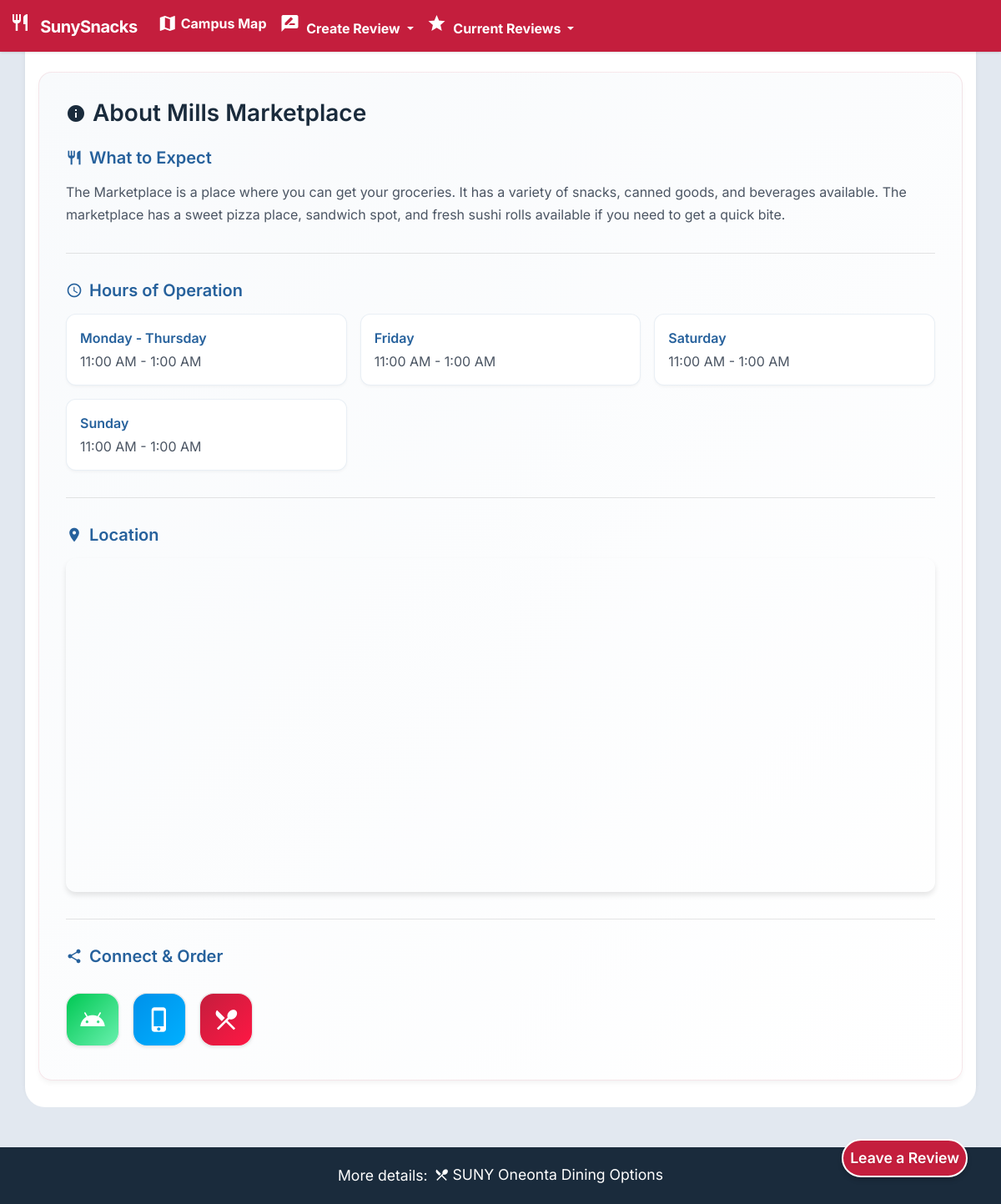
/reviews/2, run on the app's committed database.
### py_src/snacks/db.py (models this page shows)
class Locations(SQLModel, table=True):
    __tablename__ = "Locations"
    location_id: Optional[int] = Field(default=None, primary_key=True)
    name: str = Field(nullable=False)
    description: str
    latitude: float
    longitude: float
    image_filename: str

class LocationHours(SQLModel, table=True):
    id: Optional[int] = Field(default=None, primary_key=True)
    location_id: int = Field(foreign_key="Locations.location_id")
    day_type: str  # 'weekdays', 'friday', 'saturday', 'sunday'
    hours: str

### py_src/snacks/routes.py (the view)
@router.get("/reviews/{location_id}", response_class=HTMLResponse)
async def location_reviews(location_id: int, request: Request, db: Session = Depends(get_session)):
    location = get_location(db, location_id)
    hours = get_location_hours(db, location_id)
    links = get_location_links(db, location_id)
    reviews = get_reviews_for_location(db, location_id)
    location_data = build_location_data(
        location,
        hours,
        links,
        map_url=generate_map_url(location.latitude, location.longitude, location.name),
    )
    nav_locations = get_locations(db)
    return templates.TemplateResponse(
        "reviews.html",
        {
            "request": request,
            "location": location_data,
            "reviews": reviews,
            "locations": nav_locations,
        },
    )

### py_src/templates/reviews.html (shortened to what this page needs)
{% extends 'blog/base_reviews.html' %}
{% block content %}
<button class="btn p-2 mx-2" id="menu" onclick="location.href='/create-review/{{ location.id }}'">
    Leave a Review
</button>
{% endblock %}
{% block place %}{{ location.name }}{% endblock %}
{% block description %}{{ location.description }}{% endblock %}
{% block socials %}
<div class="social-links" role="navigation" aria-label="Download apps and social media links">
    <a href="{{ location.links.getApp.android }}"
       class="app-link google-play"
       target="_blank"
       rel="noopener"
       data-tooltip="Download the GET Mobile app on Android">
        <div class="icon-wrapper">
            <span class="material-icons">android</span>
        </div>
    </a>
    <a href="{{ location.links.getApp.ios }}"
       class="app-link app-store"
       target="_blank"
       rel="noopener"
       data-tooltip="Download the GET Mobile app on iOS">
        <div class="icon-wrapper">
            <span class="material-icons">phone_iphone</span>
        </div>
    </a>
    <a href="{{ location.links.menu }}"
       class="app-link menu"
       target="_blank"
       rel="noopener"
       data-tooltip="View Full Menu & Hours">
        <div class="icon-wrapper">
            <span class="material-icons">restaurant_menu</span>
        </div>
    </a>
</div>
{% endblock %}

### py_src/templates/blog/base_reviews.html (shortened to what this page needs)
<!DOCTYPE html>
<html lang="en">
<head>
  <link href="https://cdn.jsdelivr.net/npm/bootstrap@5.3.3/dist/css/bootstrap.min.css" rel="stylesheet">
  <link rel="stylesheet" href="{{ url_for('static', path='styles/review_page.css') }}">
</head>
<body>
  {% include 'navbar.html' %}
  <div class="container" id="reviews-container">
    <div class="additional-info mt-5" role="complementary">
      <h3 class="section-title">
        <span class="material-icons">info</span>
        About {% block place %}{{ place }}{% endblock %}
      </h3>
      <div class="info-section">
        <h4 class="subsection-title">
          <span class="material-icons">restaurant</span>
          What to Expect
        </h4>
        <div class="info-content">
          {% block description %}{{ description }}{% endblock %}
        </div>
      </div>
      <div class="info-section">
        <h4 class="subsection-title">
          <span class="material-icons">schedule</span>
          Hours of Operation
        </h4>
        <div class="hours-grid">
          {% if location.hours %}
          <div class="hours-card">
            <div class="day-label">Monday - Thursday</div>
            <div class="time-slot">{{ location.hours.weekdays }}</div>
          </div>
          <div class="hours-card">
            <div class="day-label">Friday</div>
            <div class="time-slot">{{ location.hours.friday }}</div>
          </div>
          {% if location.hours.saturday != "Closed" %}
          <div class="hours-card">
            <div class="day-label">Saturday</div>
            <div class="time-slot">{{ location.hours.saturday }}</div>
          </div>
          {% endif %}
          {% if location.hours.sunday != "Closed" %}
          <div class="hours-card">
            <div class="day-label">Sunday</div>
            <div class="time-slot">{{ location.hours.sunday }}</div>
          </div>
          {% endif %}
          {% else %}
          <div class="hours-card">
            <div class="day-label">Hours Unavailable</div>
            <div class="time-slot">Please check with location</div>
          </div>
          {% endif %}
        </div>
      </div>
      <div class="info-section">
        <h4 class="subsection-title">
          <span class="material-icons">location_on</span>
          Location
        </h4>
        <div class="map-container">
          <iframe
            src="{{ location.map }}"
            allowfullscreen=""
            loading="lazy"
            title="Map showing location of {{ location.name }}"
            aria-label="Map showing location of {{ location.name }}"
          ></iframe>
        </div>
      </div>
      <div class="info-section">
        <h4 class="subsection-title">
            <span class="material-icons">share</span>
            Connect & Order
        </h4>
        <div class="social-links" role="navigation" aria-label="Download apps and social media links">
            {% block socials %}{{ socials }}{% endblock %}
        </div>
    </div>
    </div>
  </div>
  <div class="floating-action">
    {% block content %}{{ content }}{% endblock %}
  </div>
  <footer class="mt-5">
    <div class="container">
      <div class="d-flex align-items-center justify-content-center gap-2">
        <span>More details:</span>
        <a href="https://oneonta.sodexomyway.com/en-us/" target="_blank"
           class="text-white text-decoration-none d-inline-flex align-items-center">
          <span class="material-icons me-1" style="font-size: 18px;">restaurant_menu</span>
          SUNY Oneonta Dining Options
        </a>
      </div>
    </div>
  </footer>
</body>
</html>

### data on the page
Locations: name "Mills Marketplace", description "The Marketplace is a place where you can get your groceries. It has a variety of snacks, canned goods, and beverages available. The marketplace has a sweet pizza place, sandwich spot, and fresh sushi rolls available if you need to get a quick bite."
LocationHours: hours.weekdays "11:00 AM - 1:00 AM"
LocationHours: hours.friday "11:00 AM - 1:00 AM"
LocationHours: hours.saturday "11:00 AM - 1:00 AM"
LocationHours: hours.sunday "11:00 AM - 1:00 AM"
